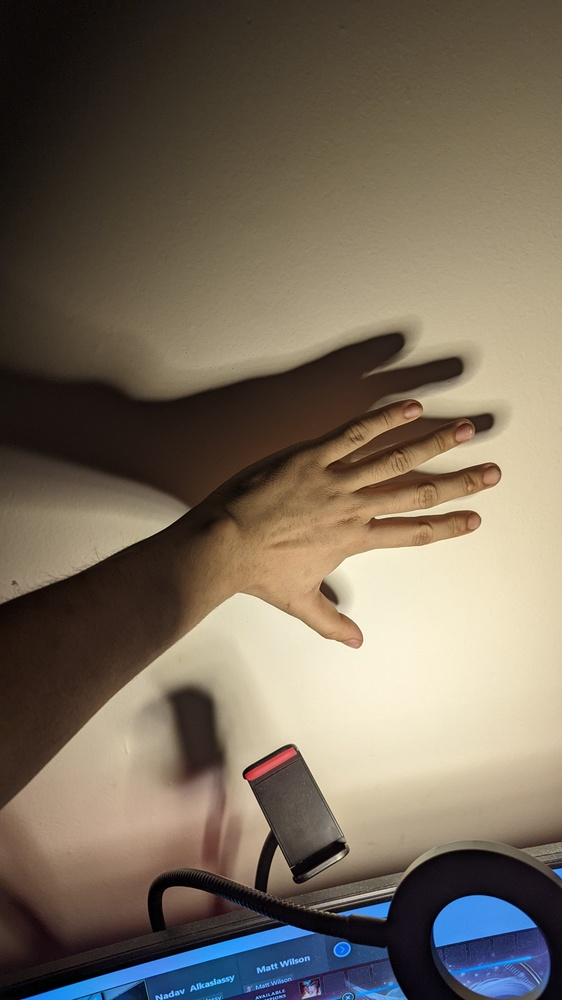
%> input picture test2.jpg, 562 x 1000 px, shrunk from 2268 x 4032 before the run
$ octave RC2.m   (GNU Octave 9; MATLAB toolbox functions it lacks are replaced by stand-ins)
%> lines starting %> are read from the running program, lines starting %| are printed output that depends on the picture; in (x1, y1, x2, y2) boxes, pixels count from 0 and x2, y2 are one past the last pixel; in counts of white or black regions, pixels touching at a corner belong together; the program's own positions count from 1
X = imread('test2.jpg');
%> X is the input picture: size 1000x562x3 uint8; mean R, G, B 118.3, 106.7, 91.6
figure
imshow(X), title('H&E image');
image = rgb2lab(X);
%> image: size 1000x562x3 double; mean of channels 1, 2, 3 44.4, 2.9, 10.1
X1 = image(:,:,2:3);
X1 = im2single(X1);
nColors = 3;
% starting K means clustering
pixels = imsegkmeans(X1,nColors,'NumAttempts',3);
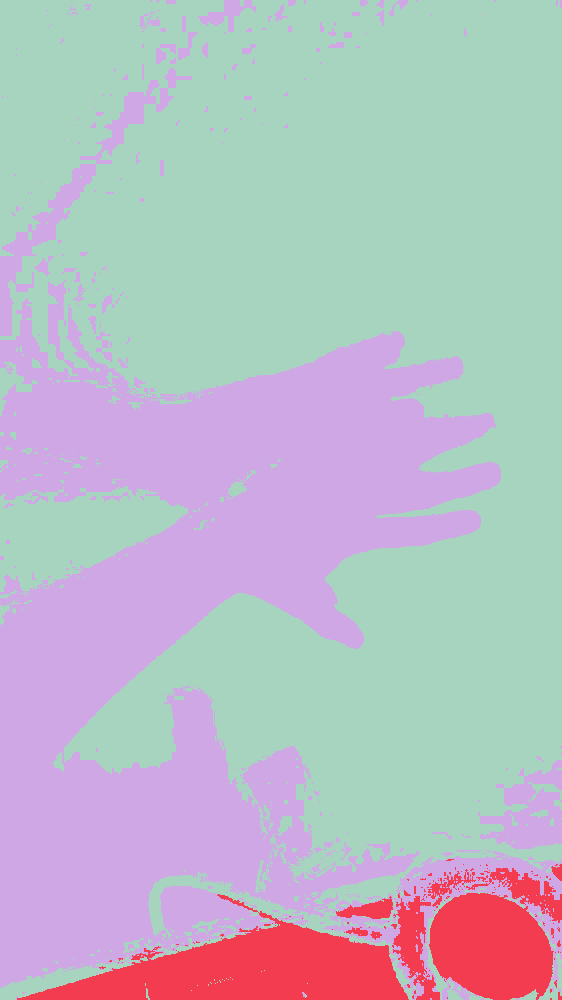
%> pixels: size 1000x562 uint8; 3 distinct labels, from 1 to 3; one colour per label, 0 black
figure
imshow(pixels,[])
title('Image Labeled by Cluster Index');
mask1 = pixels==1;
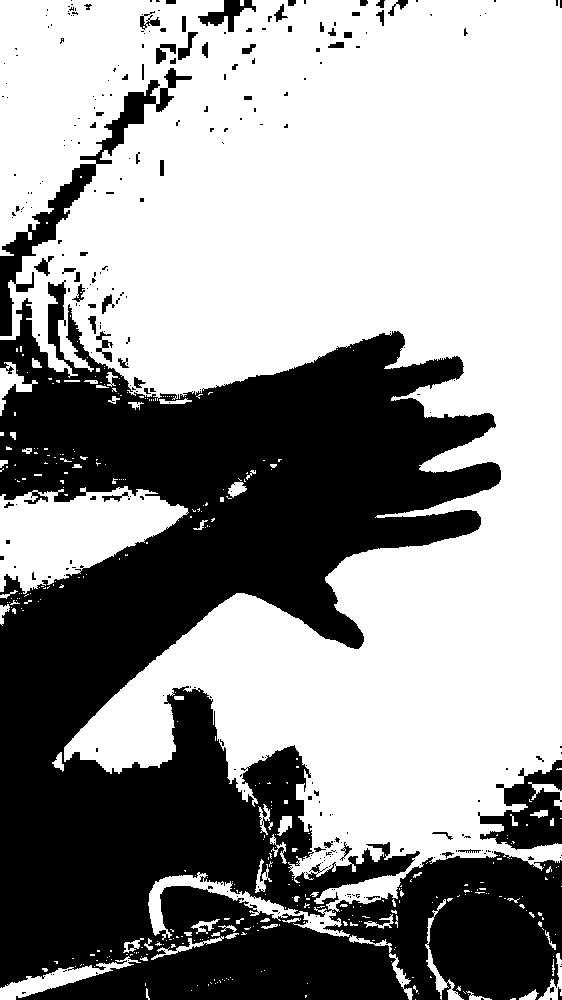
%> mask1: size 1000x562 logical; 59.7% white; 291 black regions (231 under 20 px), largest, box (x1, y1, x2, y2) and area: (0, 280, 562, 1000) 212082, (0, 68, 192, 336) 5574, (478, 760, 562, 850) 3965
cluster1 = X .* uint8(mask1);
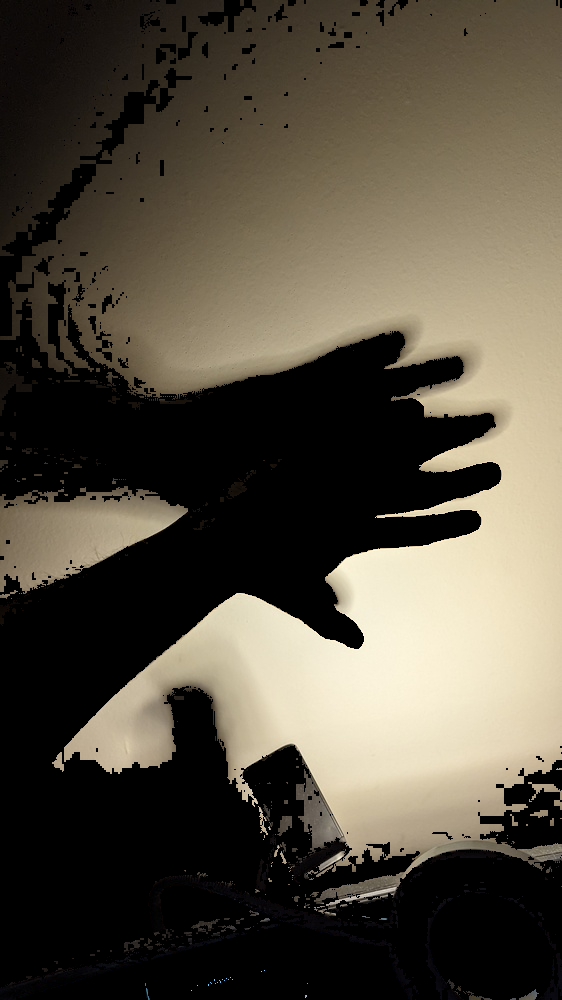
%> cluster1: size 1000x562x3 uint8; mean R, G, B 84.6, 77.8, 64.5
figure
imshow(cluster1)
title('Objects in Cluster 1');
mask2 = pixels==2;
%> mask2: size 1000x562 logical; 6% white; 111 white regions (98 under 20 px), largest, box (x1, y1, x2, y2) and area: (17, 894, 409, 1000) 18089, (429, 893, 554, 1000) 10293, (392, 896, 440, 1000) 2067
cluster2 = X .* uint8(mask2);
figure
imshow(cluster2)
title('Objects in Cluster 2');
mask3 = pixels==3;
%> mask3: size 1000x562 logical; 34.3% white; 400 white regions (331 under 20 px), largest, box (x1, y1, x2, y2) and area: (0, 280, 501, 988) 170554, (0, 68, 192, 336) 5574, (391, 851, 562, 982) 4500
cluster3 = X .* uint8(mask3);
figure
imshow(cluster3)
title('Objects in Cluster 3');
Z = image(:,:,1);
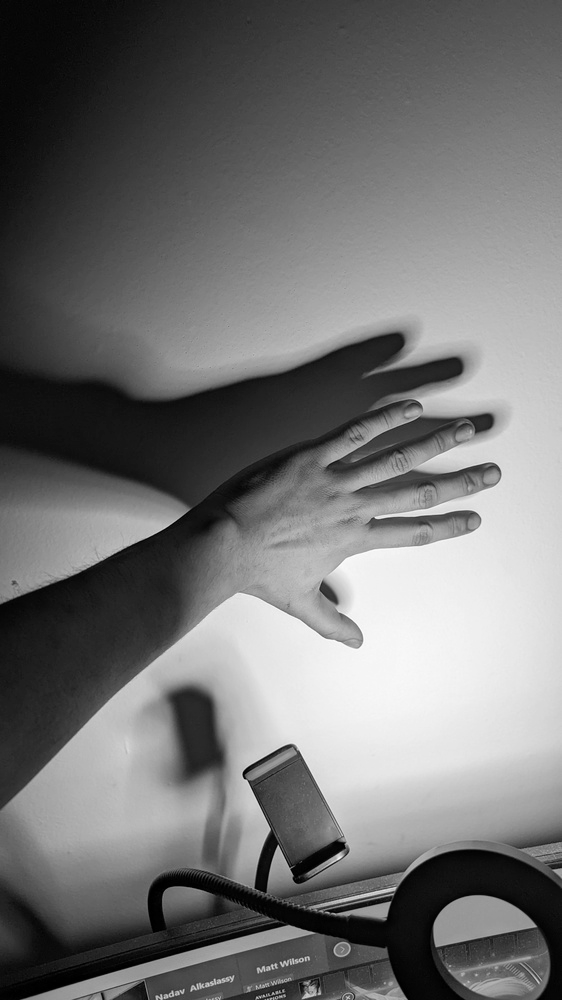
%> Z: size 1000x562 double; min 0, max 99.08, mean 44.4; drawn with min black and max white
Z_blue = Z .* double(mask3);
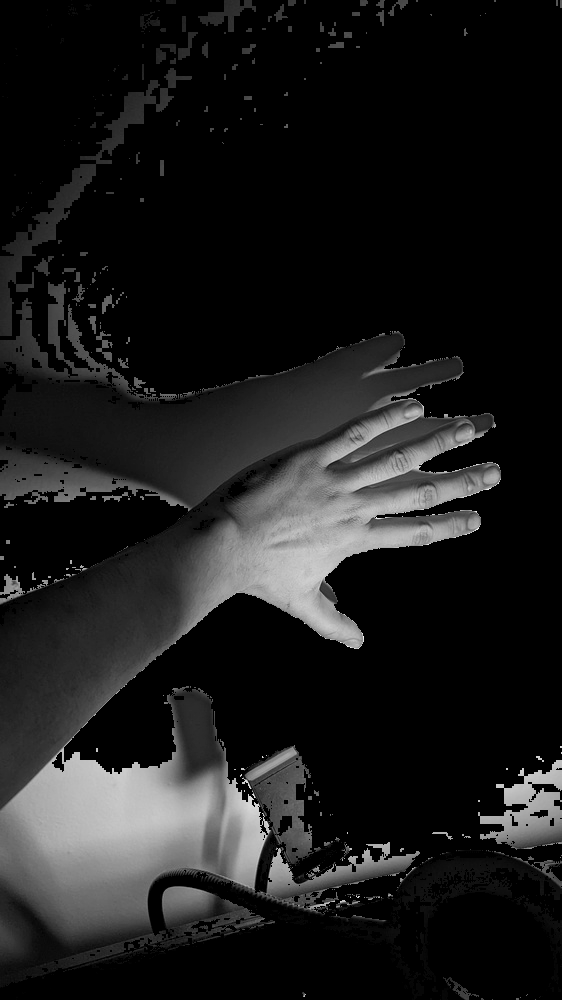
%> Z_blue: size 1000x562 double; min 0, max 93.51, mean 10.4; drawn with min black and max white
Z_blue = rescale(Z_blue);
idx = imbinarize(nonzeros(Z_blue));
%> idx = 192728 logical values, 67370 true
blue_idx = find(mask3);
%> blue_idx = 192728 values from 257 to 561967
mask_dark = mask3;
mask_dark(blue_idx(idx)) = 0;
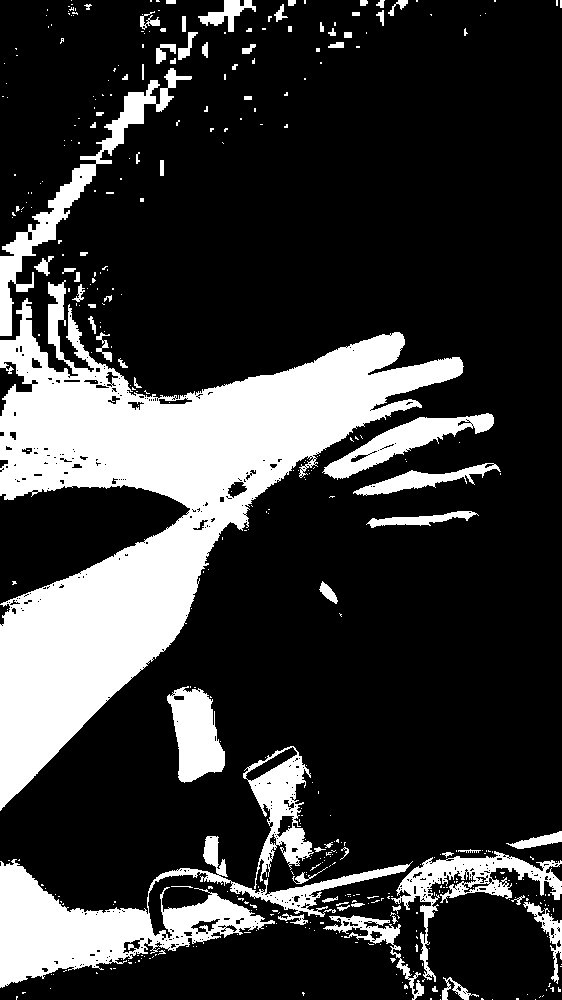
%> mask_dark: size 1000x562 logical; 22.3% white; 418 white regions (345 under 20 px), largest, box (x1, y1, x2, y2) and area: (0, 280, 464, 811) 76969, (0, 836, 413, 988) 16868, (0, 68, 192, 336) 5574

blue_nuclei = X .* uint8(mask_dark);
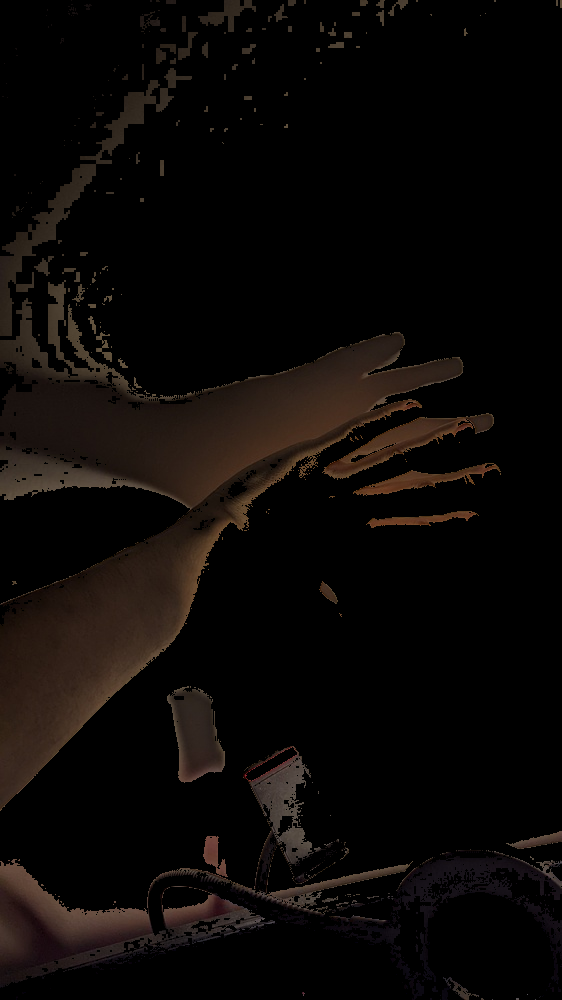
%> blue_nuclei: size 1000x562x3 uint8; mean R, G, B 11.7, 8.4, 6.6
imshow(blue_nuclei)

$ run again, with test1.jpg copied over test2.jpg
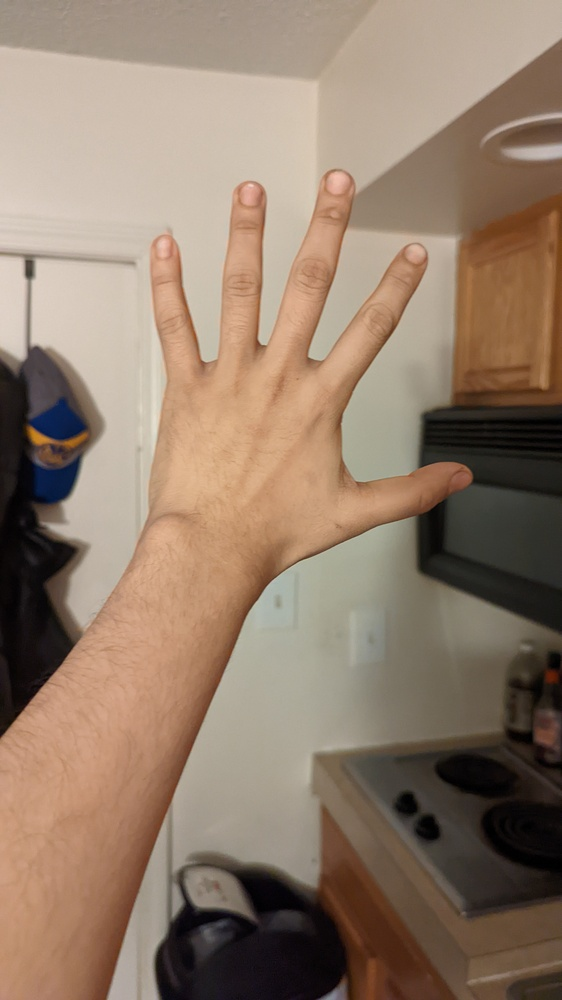
%> input picture test1.jpg, 562 x 1000 px, shrunk from 2268 x 4032 before the run
%> X is the input picture: size 1000x562x3 uint8; mean R, G, B 146.8, 125.6, 107.4
%> image: size 1000x562x3 double; mean of channels 1, 2, 3 53.2, 5.5, 12.9
%> pixels: size 1000x562 uint8; 3 distinct labels, from 1 to 3
%> mask1: size 1000x562 logical; 15.6% white; 45 white regions (31 under 20 px), largest, box (x1, y1, x2, y2) and area: (418, 407, 562, 635) 24449, (0, 346, 88, 725) 20496, (153, 868, 347, 1000) 18545
%> mask2: size 1000x562 logical; 31.3% white; 56 white regions (40 under 20 px), largest, box (x1, y1, x2, y2) and area: (0, 169, 473, 1000) 135551, (452, 125, 562, 406) 25694, (317, 808, 457, 1000) 11487
%> mask3: size 1000x562 logical; 53.2% white; 96 black regions (71 under 20 px), largest, box (x1, y1, x2, y2) and area: (0, 169, 562, 1000) 182913, (452, 125, 562, 406) 25694, (153, 868, 347, 1000) 18545
%> `Z_blue = Z .* double(mask3);`:
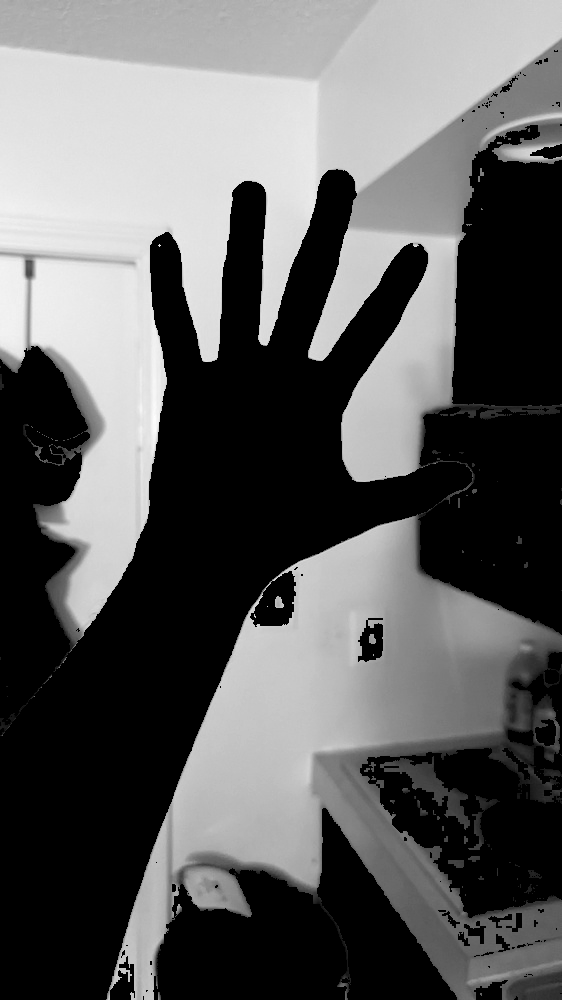
%> Z_blue: size 1000x562 double; min 0, max 89.33, mean 33.5; drawn with min black and max white
%> idx = 298768 logical values, 217530 true
%> blue_idx = 298768 values from 1 to 562000
%> mask_dark: size 1000x562 logical; 14.5% white; 281 white regions (248 under 20 px), largest, box (x1, y1, x2, y2) and area: (166, 326, 562, 1000) 57890, (352, 39, 562, 243) 13991, (33, 501, 88, 672) 2621
%> `blue_nuclei = X .* uint8(mask_dark);`:
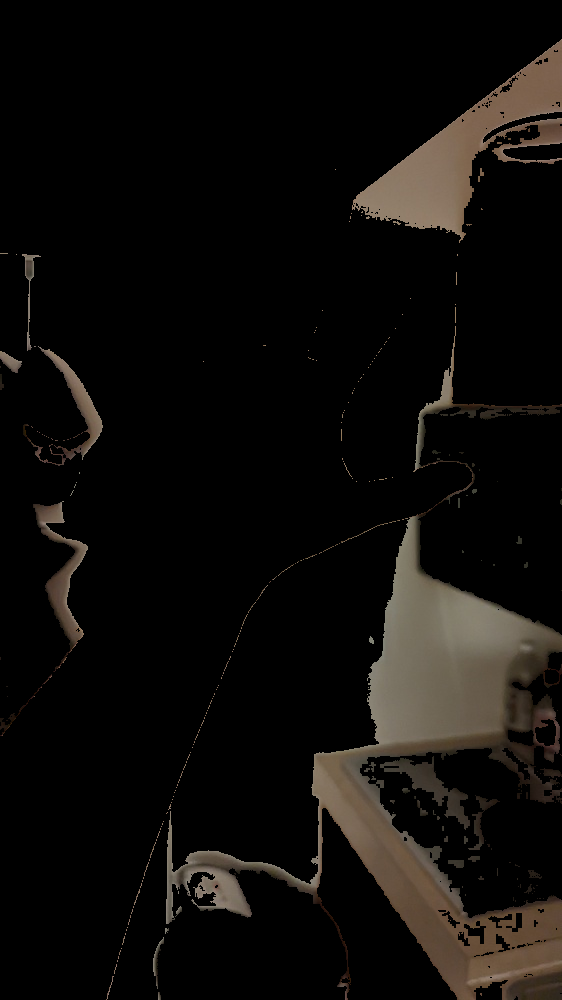
%> blue_nuclei: size 1000x562x3 uint8; mean R, G, B 15.2, 13, 10.7
